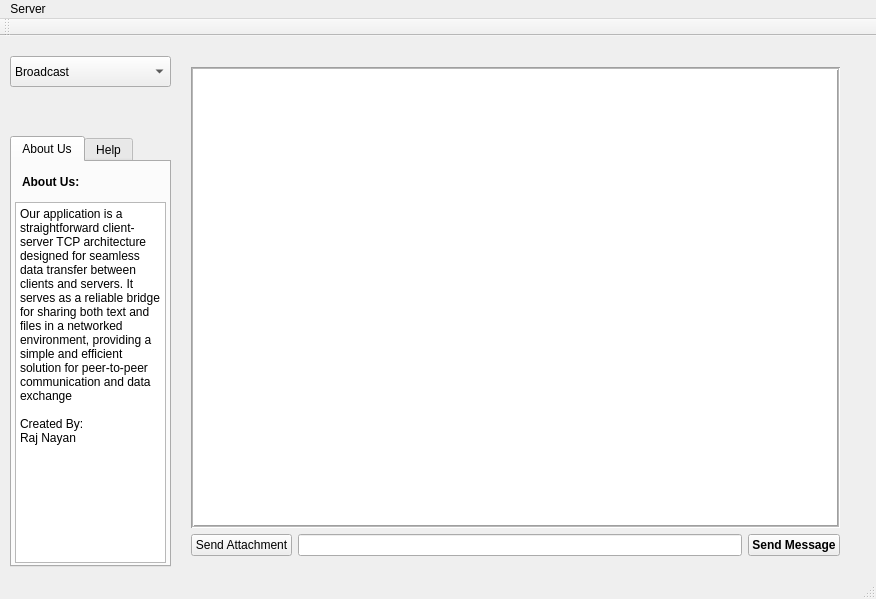
<?xml version="1.0" encoding="UTF-8"?>
<ui version="4.0">
 <class>MainWindow</class>
 <widget class="QMainWindow" name="MainWindow">
  <property name="geometry">
   <rect>
    <x>0</x>
    <y>0</y>
    <width>876</width>
    <height>599</height>
   </rect>
  </property>
  <property name="windowTitle">
   <string>QTCPServer</string>
  </property>
  <property name="styleSheet">
   <string notr="true"/>
  </property>
  <widget class="QWidget" name="centralWidget">
   <widget class="QTabWidget" name="tabWidget">
    <property name="geometry">
     <rect>
      <x>10</x>
      <y>100</y>
      <width>161</width>
      <height>431</height>
     </rect>
    </property>
    <property name="currentIndex">
     <number>0</number>
    </property>
    <widget class="QWidget" name="AboutUs">
     <attribute name="title">
      <string>About Us</string>
     </attribute>
     <widget class="QPlainTextEdit" name="plainTextEdit">
      <property name="geometry">
       <rect>
        <x>3</x>
        <y>40</y>
        <width>151</width>
        <height>361</height>
       </rect>
      </property>
      <property name="plainText">
       <string>Our application is a straightforward client-server TCP architecture designed for seamless data transfer between clients and servers. It serves as a reliable bridge for sharing both text and files in a networked environment, providing a simple and efficient solution for peer-to-peer communication and data exchange

Created By:
Raj Nayan
</string>
      </property>
     </widget>
     <widget class="QLabel" name="label">
      <property name="geometry">
       <rect>
        <x>10</x>
        <y>10</y>
        <width>71</width>
        <height>21</height>
       </rect>
      </property>
      <property name="font">
       <font>
        <bold>true</bold>
       </font>
      </property>
      <property name="text">
       <string>About Us:</string>
      </property>
      <property name="textFormat">
       <enum>Qt::RichText</enum>
      </property>
     </widget>
    </widget>
    <widget class="QWidget" name="Help">
     <attribute name="title">
      <string>Help</string>
     </attribute>
     <widget class="QPlainTextEdit" name="plainTextEdit_2">
      <property name="geometry">
       <rect>
        <x>3</x>
        <y>50</y>
        <width>151</width>
        <height>351</height>
       </rect>
      </property>
      <property name="plainText">
       <string>If the application encounters issues while transferring files and text between the client and server, a quick and effective solution is to restart the application. Begin by initiating the first server tab and then open the client tab, ensuring a seamless data transfer process within this application .</string>
      </property>
     </widget>
     <widget class="QLabel" name="label_2">
      <property name="geometry">
       <rect>
        <x>10</x>
        <y>10</y>
        <width>71</width>
        <height>31</height>
       </rect>
      </property>
      <property name="font">
       <font>
        <bold>true</bold>
       </font>
      </property>
      <property name="text">
       <string>Help:</string>
      </property>
      <property name="textFormat">
       <enum>Qt::RichText</enum>
      </property>
     </widget>
    </widget>
   </widget>
   <widget class="QComboBox" name="comboBox_receiver">
    <property name="geometry">
     <rect>
      <x>10</x>
      <y>20</y>
      <width>161</width>
      <height>31</height>
     </rect>
    </property>
    <property name="minimumSize">
     <size>
      <width>110</width>
      <height>0</height>
     </size>
    </property>
    <item>
     <property name="text">
      <string>Broadcast</string>
     </property>
    </item>
   </widget>
   <widget class="QWidget" name="layoutWidget">
    <property name="geometry">
     <rect>
      <x>180</x>
      <y>20</y>
      <width>671</width>
      <height>511</height>
     </rect>
    </property>
    <layout class="QVBoxLayout" name="verticalLayout">
     <item>
      <widget class="QTextBrowser" name="textBrowser_receivedMessages">
       <property name="styleSheet">
        <string notr="true"/>
       </property>
       <property name="frameShape">
        <enum>QFrame::Box</enum>
       </property>
       <property name="frameShadow">
        <enum>QFrame::Sunken</enum>
       </property>
       <property name="lineWidth">
        <number>1</number>
       </property>
       <property name="midLineWidth">
        <number>1</number>
       </property>
      </widget>
     </item>
     <item>
      <layout class="QHBoxLayout" name="horizontalLayout">
       <item>
        <widget class="QPushButton" name="pushButton_sendAttachment">
         <property name="styleSheet">
          <string notr="true"/>
         </property>
         <property name="text">
          <string>Send Attachment</string>
         </property>
         <property name="flat">
          <bool>false</bool>
         </property>
        </widget>
       </item>
       <item>
        <widget class="QLineEdit" name="lineEdit_message">
         <property name="minimumSize">
          <size>
           <width>150</width>
           <height>0</height>
          </size>
         </property>
         <property name="styleSheet">
          <string notr="true"/>
         </property>
        </widget>
       </item>
       <item>
        <widget class="QPushButton" name="pushButton_sendMessage">
         <property name="minimumSize">
          <size>
           <width>0</width>
           <height>0</height>
          </size>
         </property>
         <property name="font">
          <font>
           <italic>false</italic>
           <bold>true</bold>
           <underline>false</underline>
          </font>
         </property>
         <property name="styleSheet">
          <string notr="true"/>
         </property>
         <property name="text">
          <string>Send Message</string>
         </property>
        </widget>
       </item>
      </layout>
     </item>
    </layout>
   </widget>
  </widget>
  <widget class="QMenuBar" name="menuBar">
   <property name="geometry">
    <rect>
     <x>0</x>
     <y>0</y>
     <width>876</width>
     <height>21</height>
    </rect>
   </property>
   <widget class="QMenu" name="menuServer">
    <property name="title">
     <string>Server</string>
    </property>
   </widget>
   <addaction name="menuServer"/>
  </widget>
  <widget class="QToolBar" name="mainToolBar">
   <attribute name="toolBarArea">
    <enum>TopToolBarArea</enum>
   </attribute>
   <attribute name="toolBarBreak">
    <bool>false</bool>
   </attribute>
  </widget>
  <widget class="QStatusBar" name="statusBar"/>
 </widget>
 <layoutdefault spacing="6" margin="11"/>
 <resources/>
 <connections/>
</ui>
